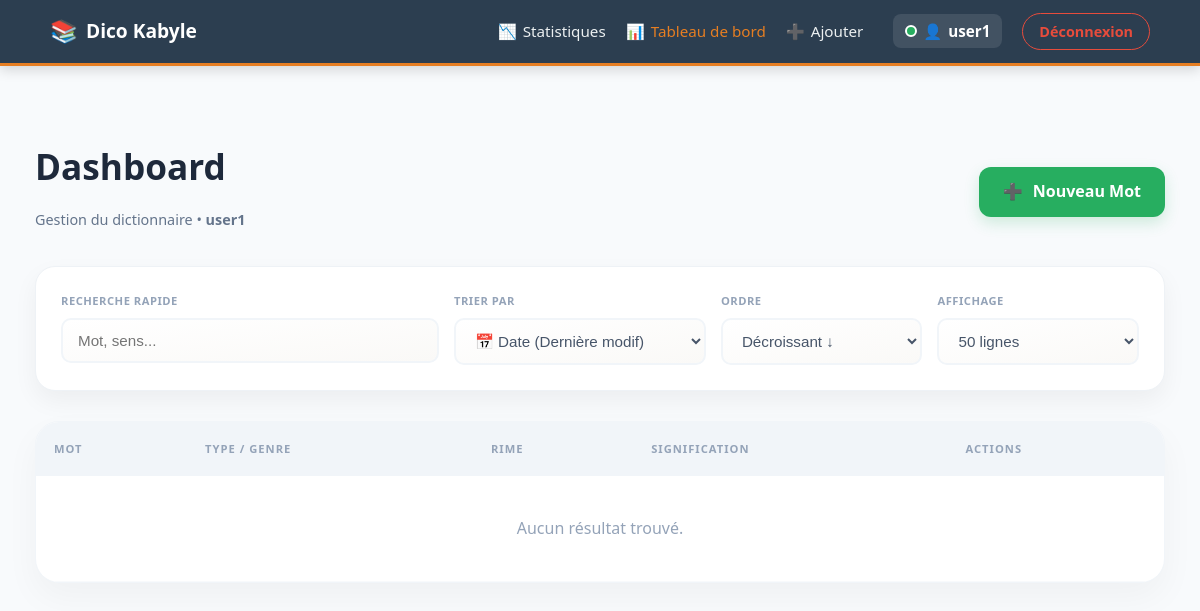
/admin.php (signed in), run on an earlier commit of the app's database.
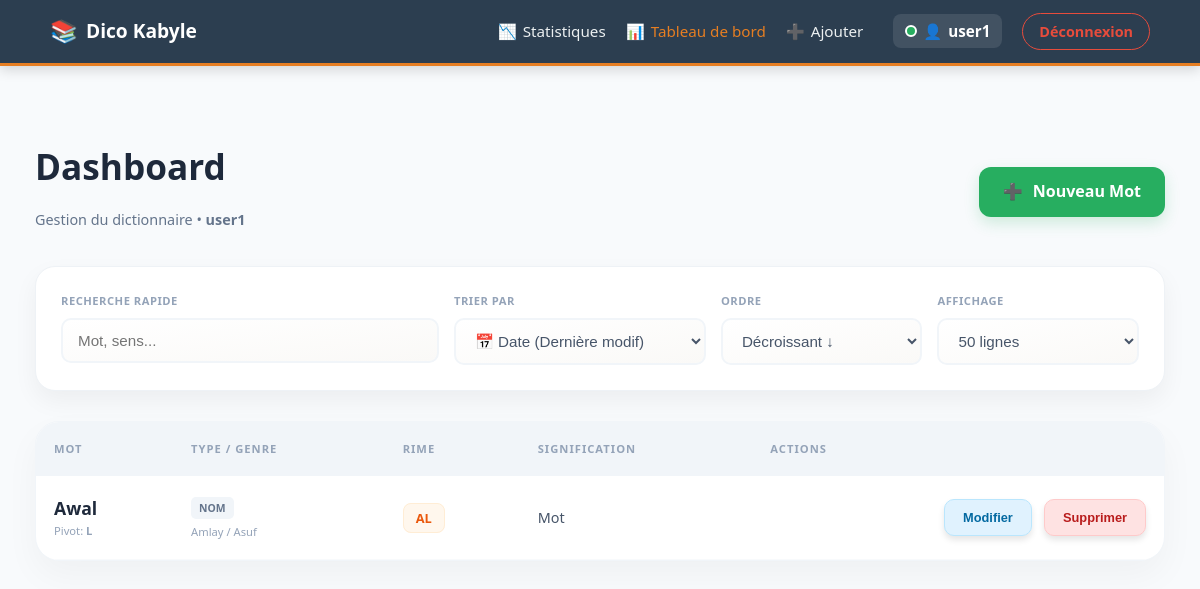
And on a later commit of the database.
### tables this page shows
CREATE TABLE rimes (
    id                INTEGER PRIMARY KEY AUTOINCREMENT,
    mot               TEXT NOT NULL,
    signification     TEXT,
    exemple           TEXT,
    lettre            TEXT NOT NULL,          -- Consonne pivot (B, D, Ǧ...)
    rime              TEXT NOT NULL,          -- Terminaison (AB, ED, IBB...)
    classe_grammaticale TEXT,                 -- Nom, Verbe, etc.
    genre             TEXT,                   -- Amlay, Untlay
    nombre            TEXT,                   -- Asuf, Asget
    variante          INTEGER DEFAULT 1,
    auteur_id         INTEGER,
    created_at        TEXT DEFAULT (datetime('now')),
    updated_at        TEXT DEFAULT (datetime('now')),
    version           INTEGER DEFAULT 1,
    FOREIGN KEY (auteur_id) REFERENCES users (id)
);

### src/Auth.php (called while the page is built, shortened)
<?php
class Auth {
    public static function isLogged($db = null) {
        if (isset($_SESSION['user_id'])) {
            return true;
        }
        return false;
    }
}

### src/RhymeEngine.php (called while the page is built, shortened)
<?php
class RhymeEngine {
    private $pdo;
    public function __construct() {
        try {
            $dbPath = __DIR__ . '/../data/dico.sqlite';
            $this->pdo = new PDO("sqlite:" . $dbPath);
            $this->pdo->setAttribute(PDO::ATTR_ERRMODE, PDO::ERRMODE_EXCEPTION);
            $this->pdo->setAttribute(PDO::ATTR_DEFAULT_FETCH_MODE, PDO::FETCH_ASSOC);
        } catch (PDOException $e) {
            die("Erreur de connexion : " . $e->getMessage());
        }
    }
    public function searchAdvanced($params) {
        $sql = "SELECT * FROM rimes WHERE 1=1";
        $binds = [];
        $allowedSort = [
            'mot'           => 'mot',
            'signification' => 'signification',
            'lettre'        => 'lettre',
            'rime'          => 'rime',
            'updated_at'    => 'updated_at',
            'created_at'    => 'created_at'
        ];
        $sortField = $allowedSort[$params['sort'] ?? ''] ?? 'mot';
        $direction = (isset($params['order']) && strtoupper($params['order']) === 'DESC') ? 'DESC' : 'ASC';
        if ($sortField === 'mot') {
            $sql .= " ORDER BY mot $direction, variante ASC";
        } else {
            $sql .= " ORDER BY $sortField $direction";
        }
        if (!empty($params['limit']) && $params['limit'] !== 'all') {
            $limit = (int)$params['limit'];
            $sql .= " LIMIT $limit";
        }
        try {
            $stmt = $this->pdo->prepare($sql);
            $stmt->execute($binds);
            $results = $stmt->fetchAll();
            return $results;
        } catch (PDOException $e) {
            error_log("Erreur RhymeEngine : " . $e->getMessage());
            return [];
        }
    }
}

### public/admin.php (the view, shortened to what this page needs)
<?php
require_once __DIR__ . '/../src/Auth.php';
require_once __DIR__ . '/../src/RhymeEngine.php';
$engine = new RhymeEngine();
$params = [
    'q'      => $_GET['q'] ?? '',
    'sort'   => $_GET['sort'] ?? 'updated_at',
    'order'  => (isset($_GET['order']) && strtoupper($_GET['order']) === 'ASC') ? 'ASC' : 'DESC',
    'limit'  => $_GET['limit'] ?? '50'
];
$sortMapping = [
    'mot'           => 'mot',
    'signification' => 'signification',
    'lettre'        => 'lettre',
    'rime'          => 'rime',
    'classe'        => 'classe_grammaticale',
    'genre'         => 'genre',
    'nombre'        => 'nombre',
    'exemple'       => 'exemple',
    'date'          => 'updated_at'
];
$actualSort = $sortMapping[$params['sort']] ?? 'updated_at';
$words = $engine->searchAdvanced([
    'q'     => $params['q'],
    'sort'  => $actualSort,
    'order' => $params['order'],
    'limit' => $params['limit']
]);
?>
<!DOCTYPE html>
<html lang="fr">
<head>
    <link rel="stylesheet" href="css/style.css">
</head>
<body>
    <?php include __DIR__ . '/../src/views/navbar.php'; ?>
    <div class="container" style="max-width: 1200px; margin: 0 auto;">
        <header class="admin-header">
            <div>
                <h1 style="font-weight: 900; color: #1e293b; font-size: 2.2rem; margin:0;">Dashboard</h1>
                <p style="color: #64748b; font-size: 0.9rem;">Gestion du dictionnaire • <strong><?= htmlspecialchars($_SESSION['username']) ?></strong></p>
            </div>
            <div class="header-btns">
                <a href="add_word.php" class="btn-new"><span>➕</span> Nouveau Mot</a>
            </div>
        </header>
        <form method="GET" class="filter-row">
            <div>
                <label>Recherche rapide</label>
                <input type="text" name="q" placeholder="Mot, sens..." value="<?= htmlspecialchars($params['q']) ?>">
            </div>
            <div>
                <label>Trier par</label>
                <select name="sort" onchange="this.form.submit()">
                    <option value="date" <?= $params['sort'] == 'date' ? 'selected' : '' ?>>📅 Date (Dernière modif)</option>
                </select>
            </div>
            <div>
                <label>Ordre</label>
                <select name="order" onchange="this.form.submit()">
                    <option value="DESC" <?= $params['order'] == 'DESC' ? 'selected' : '' ?>>Décroissant ↓</option>
                </select>
            </div>
            <div>
                <label>Affichage</label>
                <select name="limit" onchange="this.form.submit()">
                    <option value="50" <?= $params['limit'] == '50' ? 'selected' : '' ?>>50 lignes</option>
                </select>
            </div>
        </form>
        <div class="table-wrapper">
            <table class="styled-table">
                <thead>
                    <tr>
                        <th>Mot</th>
                        <th>Type / Genre</th>
                        <th>Rime</th>
                        <th>Signification</th>
                        <th class="actions-cell">Actions</th>
                    </tr>
                </thead>
                <tbody>
                    <?php if (empty($words)): ?>
                        <tr><td colspan="5" style="text-align:center; padding: 40px; color: #94a3b8;">Aucun résultat trouvé.</td></tr>
                    <?php else: ?>
                        <?php foreach ($words as $word): ?>
                        <tr>
                            <td data-label="Mot">
                                <div style="font-weight: 900; color: #1e293b; font-size: 1.1rem;"><?= htmlspecialchars($word['mot']) ?></div>
                                <div style="font-size: 0.7rem; color: #94a3b8;">Pivot: <strong><?= htmlspecialchars($word['lettre']) ?></strong></div>
                            </td>
                            <td data-label="Type">
                                <span style="font-size: 0.65rem; background:#f1f5f9; padding:4px 8px; border-radius:5px; font-weight:900; color:#64748b; text-transform:uppercase;">
                                    <?= htmlspecialchars($word['classe_grammaticale']) ?>
                                </span>
                                <div style="font-size: 0.7rem; color: #94a3b8; margin-top:4px;"><?= $word['genre'] ?> / <?= $word['nombre'] ?></div>
                            </td>
                            <td data-label="Rime">
                                <span style="background: #fff7ed; color: #ea580c; padding: 5px 12px; border-radius: 8px; font-weight: 800; font-size: 0.8rem; border: 1px solid #ffedd5;">
                                    <?= htmlspecialchars($word['rime']) ?>
                                </span>
                            </td>
                            <td data-label="Sens" style="color: #475569; font-size: 0.9rem; max-width: 300px;">
                                <?= mb_strimwidth(htmlspecialchars($word['signification']), 0, 80, "...") ?>
                            </td>
                            <td class="actions-cell">
                                <button class="btn-action btn-edit" onclick="openModal('edit', '<?= $word['id'] ?>', '<?= addslashes(htmlspecialchars($word['mot'])) ?>')">Modifier</button>
                                <button class="btn-action btn-delete" onclick="openModal('delete', '<?= $word['id'] ?>', '<?= addslashes(htmlspecialchars($word['mot'])) ?>')">Supprimer</button>
                            </td>
                        </tr>
                        <?php endforeach; ?>
                    <?php endif; ?>
                </tbody>
            </table>
        </div>
    </div>
</body>
</html>

### src/views/navbar.php (shortened to what this page needs)
<?php
require_once __DIR__ . '/../Auth.php';
?>
<nav class="nav-main">
    <div class="nav-container">
        <a href="index.php" class="nav-brand">
            <span style="font-size: 1.4rem;">📚</span> Dico Kabyle
        </a>
        <div class="nav-menu-wrapper" id="navMenu">
            <div class="nav-group">
                <a href="stats.php" class="nav-item">
                    <span>📉</span> Statistiques
                </a>
                <?php if (Auth::isLogged()): ?>
                    <a href="admin.php" class="nav-item">
                        <span>📊</span> Tableau de bord
                    </a>
                    <a href="add_word.php" class="nav-item">
                        <span>➕</span> Ajouter
                    </a>
                <?php endif; ?>
            </div>
            <div class="nav-group">
                <?php if (Auth::isLogged()): ?>
                    <a href="profile.php" class="nav-item user-profile-link">
                        <span class="online-indicator" title="En ligne"></span>
                        <span style="color: #bdc3c7;">👤</span>
                        <strong style="color: white;"><?= htmlspecialchars($_SESSION['username'] ?? 'Profil') ?></strong>
                    </a>
                    <a href="logout.php" class="btn-nav-auth btn-logout">Déconnexion</a>
                <?php else: ?>
                    <a href="register.php" class="nav-item" style="color: #27ae60;">✨ Inscription</a>
                    <a href="login.php" class="btn-nav-auth btn-login">Connexion</a>
                <?php endif; ?>
            </div>
        </div>
    </div>
</nav>

### public/css/style.css (style rules this page uses)
:root { --primary-color: #2c3e50; --accent-color: #e67e22; --bg-color: #ecf0f1; --white: #ffffff; --border-color: #dcdde1; --text-muted: #7f8c8d; --success-color: #27ae60; --error-color: #e74c3c; --shadow: 0 4px 6px rgba(0, 0, 0, 0.1); --transition: all 0.3s ease; }
body { font-family: 'Segoe UI', Tahoma, Geneva, Verdana, sans-serif; background-color: var(--bg-color); color: var(--primary-color); margin: 0; line-height: 1.6; }
.container { max-width: 1100px; margin: 0 auto; padding: 20px; }
button, .btn-primary, .btn-add, .btn-pdf, .btn-submit { padding: 12px 25px; background: var(--accent-color); color: white; border: none; border-radius: 25px; cursor: pointer; font-weight: bold; box-shadow: var(--shadow); transition: var(--transition); text-decoration: none; display: inline-block; text-align: center; font-size: 1rem; }
input[type="text"], input[type="password"], input[type="email"], select, textarea { width: 100%; padding: 12px 15px; border: 1px solid var(--border-color); border-radius: 8px; box-sizing: border-box; font-size: 1rem; background-color: var(--white); transition: border-color 0.2s; }

### public/admin.php (style rules this page uses)
body { background: #f8fafc; color: #1e293b; font-family: 'Segoe UI', system-ui, sans-serif; margin: 0; padding-bottom: 50px; }
.admin-header { display: flex; justify-content: space-between; align-items: center; margin: 20px 0; padding: 0 15px; flex-wrap: wrap; gap: 15px; }
.header-btns { display: flex; gap: 15px; }
.btn-new { background: #27ae60 !important; color: white !important; padding: 12px 24px; border-radius: 12px; text-decoration: none; font-weight: 900; display: inline-flex; align-items: center; gap: 10px; transition: 0.3s; box-shadow: 0 6px 15px rgba(39, 174, 96, 0.2); }
.filter-row { display: grid; grid-template-columns: 1.5fr 1fr 0.8fr 0.8fr; gap: 15px; background: white; padding: 25px; border-radius: 20px; box-shadow: 0 10px 25px rgba(0,0,0,0.05); margin: 0 15px 30px 15px; border: 1px solid #eef2f6; }
.filter-row label { display: block; font-size: 0.7rem; font-weight: 800; color: #94a3b8; text-transform: uppercase; margin-bottom: 8px; letter-spacing: 0.5px; }
.filter-row select, .filter-row input { width: 100%; padding: 12px 15px; border: 2px solid #f1f5f9; border-radius: 10px; font-size: 0.95rem; color: #475569; background: linear-gradient(to bottom right, #ffffff, #faf9f7); transition: 0.3s; box-sizing: border-box; }
.table-wrapper { background: white; border-radius: 24px; box-shadow: 0 15px 35px rgba(0,0,0,0.04); overflow: hidden; border: 1px solid #f1f5f9; margin: 0 15px; }
.styled-table { width: 100%; border-collapse: collapse; }
.styled-table th { background: #f1f5f9; color: #94a3b8; text-align: left; padding: 18px; font-weight: 800; text-transform: uppercase; font-size: 0.7rem; letter-spacing: 1px; }
.styled-table td { padding: 18px; border-bottom: 1px solid #f8fafc; vertical-align: middle; }
.actions-cell { text-align: right; white-space: nowrap; }
.btn-action { padding: 10px 18px; border-radius: 10px; font-weight: 800; text-decoration: none; font-size: 0.8rem; display: inline-block; transition: 0.2s; cursor: pointer; border: none; }
.btn-edit { background: #e0f2fe; color: #0369a1; border: 1px solid #bae6fd; }
.btn-delete { background: #fee2e2; color: #b91c1c; border: 1px solid #fecaca; margin-left: 8px; }

What changed in the data, as far as the page shows it:
added rimes: mot "Awal", lettre "L", classe_grammaticale "NOM", genre "Amlay", nombre "Asuf", rime "AL", signification "Mot"
Also different on the page:
text no longer shown: "Aucun résultat trouvé."
